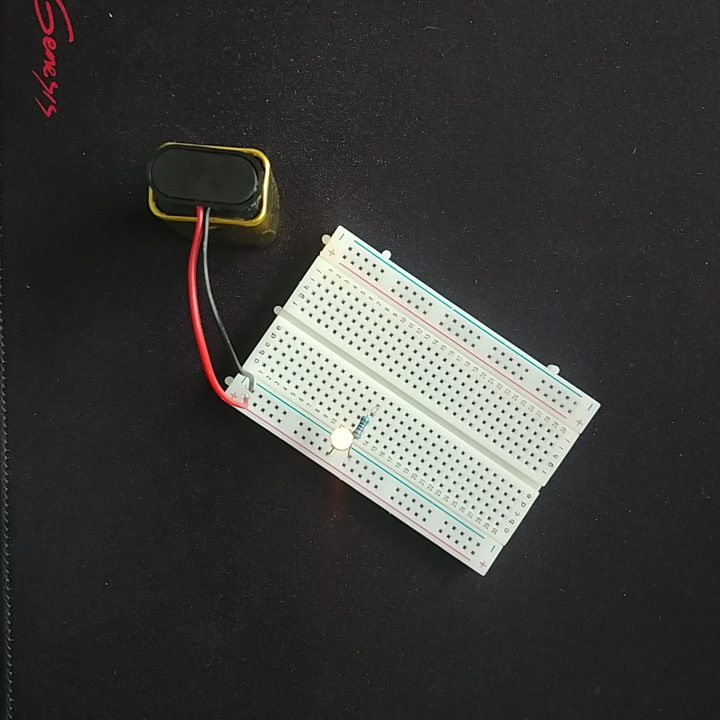
#> input picture pictures/close.jpg, 1440 x 1440 px, found by its file name (shown at 1/2 size)
$ python 'testing images.py'
#> lines starting #> are read from the running program, lines starting #| are printed output that depends on the picture; after the words box and inside, x2 and y2 are one past the last pixel; in counts of white or black regions, pixels touching at a corner belong together
#> further down, img is the input picture: shape (1440, 1440, 3); mean B, G, R 58.2, 60.3, 60.2
import cv2


def leddetector(image):
    resized_image = cv2.resize(image, [500, 500], interpolation=cv2.INTER_AREA)
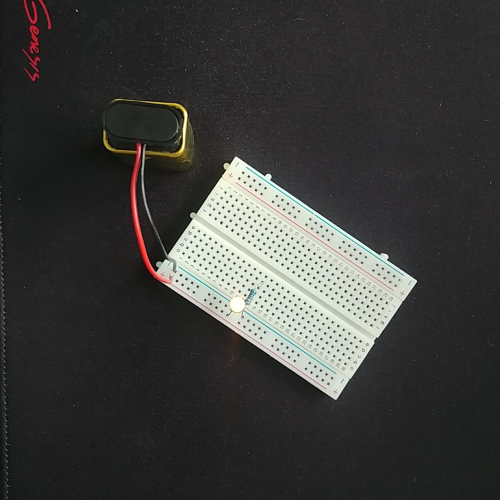
#> resized_image: shape (500, 500, 3); mean B, G, R 58.2, 60.3, 60.2

    gray = cv2.cvtColor(resized_image, cv2.COLOR_BGR2GRAY)
    blurred = cv2.GaussianBlur(gray, (5, 11), 0)
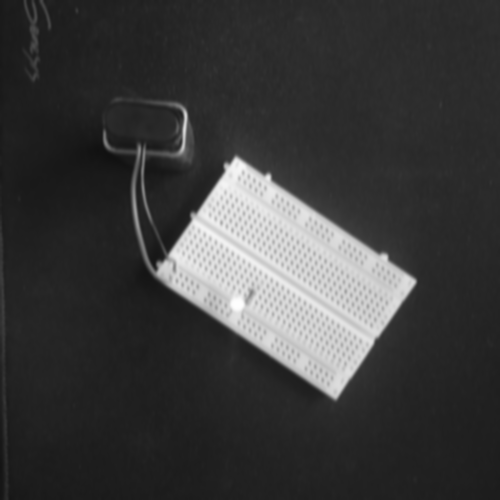
#> blurred: shape (500, 500); min 17, max 254, mean 60.1

    (minVal, maxVal, minLoc, maxLoc) = cv2.minMaxLoc(blurred)
#> minVal = 17; maxVal = 254; minLoc = (97, 149); maxLoc = (235, 302)
    cv2.circle(resized_image, maxLoc, 21, (255, 0, 0), 2)
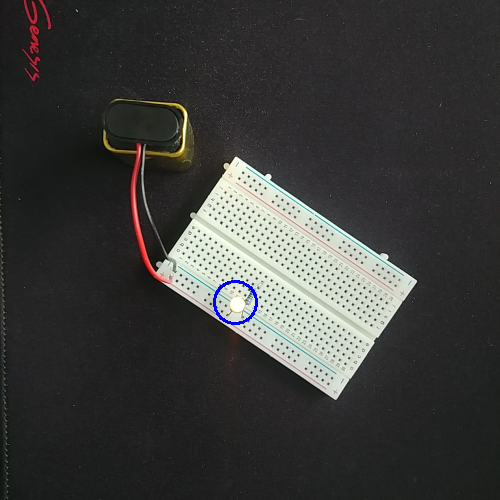
#> resized_image: shape (500, 500, 3); 0.16% of pixels changed, all inside (x1, y1, x2, y2) = (213, 280, 258, 325)

    # cv2.imshow("LED detected", gray)
    cv2.imshow("LED detected", resized_image)
    cv2.waitKey(0)


img = cv2.imread(r"C:\Users\konra\PycharmProjects\LearningGitHub\pictures\close.jpg")

leddetector(img)
